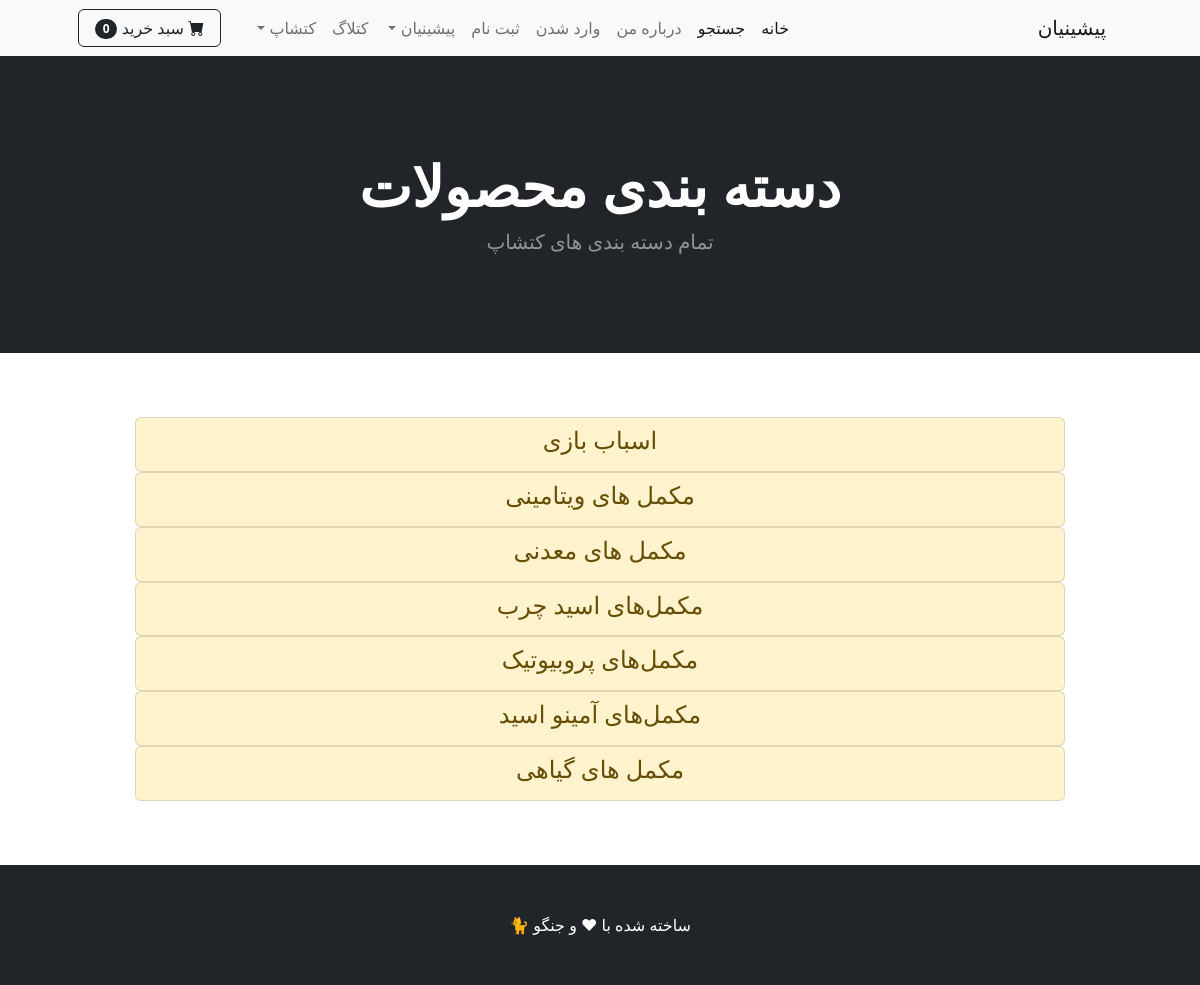
The app's page /catshop/category/ with its own data.
### catshop/models.py (models this page shows, shortened)
class Category(models.Model):
    name = models.CharField(max_length=30)
    description = models.CharField(max_length=500, default='', blank=True, null=True)

### catshop/views.py (the view)
# urls.py: path('category/', views.category_summary, name='category_summary'),
def category_summary(request):
    all_cat = Category.objects.all()
    return render(request , 'category_summary.html',{'category':all_cat})

### cart/cart.py (called while the page is built)
    def __len__(self):
        return sum(item['product_count'] for item in self.cart.values())

### cart/context_processors.py (called while the page is built)
def cart(request):
    return {'cart':Cart(request)}

### catlog/context_processors.py (called while the page is built)
def recent_posts(request):
    recent_posts = Post.objects.order_by('-date')[:4]
    return {'recent_posts':recent_posts}

### catshop/templates/category_summary.html
{% extends 'base.html' %} {% block content %}
<header class="bg-dark py-5">
  <div class="container px-4 px-lg-5 my-5">
    <div class="text-center text-white">
      <h1 class="display-4 fw-bolder">دسته بندی محصولات</h1>
      <p class="lead fw-normal text-white-50 mb-0">تمام دسته بندی های کتشاپ</p>
    </div>
  </div>
</header>
<br /><br />
<div class="container">
  <div class="row">
    <center>
      <div class="col-10">
        <p align="justify">
          {% for cat in category %}
          <div class="list-group">
            <a href="{% url 'category' cat.name %}" class="list-group-item list-group-item-action list-group-item-warning" ><h4>{{ cat.name }}</h4></a>
          </div>
          {% endfor %}
        </p>
      </div>
    </center>
  </div>
</div>
<br /><br />
{% endblock %}

### records on screen
Category: name "اسباب بازی"
Category: name "مکمل های ویتامینی"
Category: name "مکمل های معدنی"
Category: name "مکمل‌های اسید چرب"
Category: name "مکمل‌های پروبیوتیک"
Category: name "مکمل‌های آمینو اسید"
Category: name "مکمل های گیاهی"

### other values on screen
{{ cart|length }} "0"
